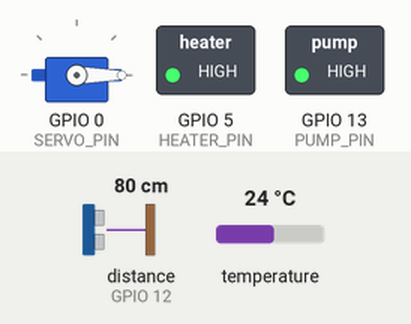
A sketch run on a simulated ESP8266 (NodeMCU). On the bench: servo, switched loads named in the sketch (green lamp = pin HIGH). Wiring (inferred from the names in the program): ultrasonic range finder: trigger GPIO 14; echo GPIO 12. The inputs (shaded band) are chosen by the test bench; at power-on: temperature 24 °C, distance to the obstacle (sensor on GPIO 12) 80 cm. The echo pulse lasts 58.3 µs per cm; WiFi joins after 1.5 s; servers stay silent unless stated; network time is answered at once with the bench clock; the local clock reads 2024-03-15 10:24:30 at power-on unless the sketch sets it; the Firebase database answers and starts empty; pins used as bus, display or sensor lines are not drawn; what the sketch prints to the serial monitor is not drawn.

Above: at 3.0 s.
3.1 s: temperature set to 18.5 °C
5.7 s: temperature set to 17.2 °C
At 7.23 s:
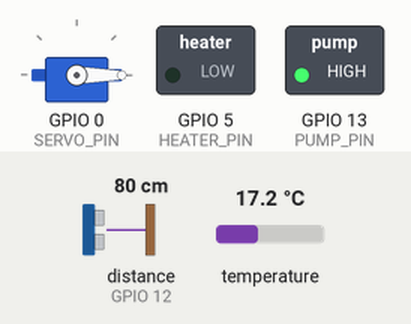
20.8 s: temperature set to 19 °C
At 21.4 s:
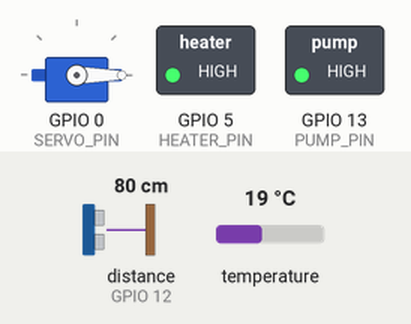
22.8 s: temperature set to 12 °C
At 25.39 s:
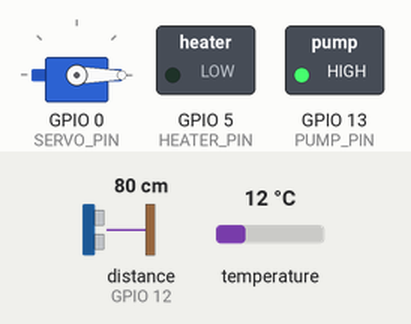
Timing chart, 0 to 30.0 s (numbered marks = the images above; inputs shaded):
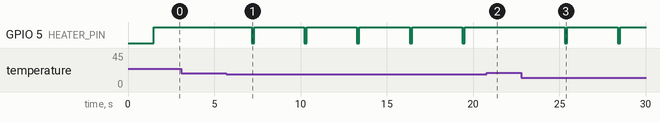

Measured:
- the behaviour switches between 18 and 17.9 °C on temperature (found by bisection; images 0 and 1)
- after the input at 3.1 s, every drawn part: stays the same
- after the input at 5.7 s, GPIO 5 (HEATER_PIN): alternates HIGH for 2.9 s and LOW for 0.15 s, starting after 1.5 s
- after the input at 20.8 s, GPIO 5 (HEATER_PIN): stays HIGH (without the input it goes to LOW after 1.6 s)
- after the input at 22.8 s, GPIO 5 (HEATER_PIN): alternates HIGH for 2.9 s and LOW for 0.15 s, starting after 2.5 s

The sketch:

Aquarium-Monitoring.ino
```cpp
/**************************************************************
  - Bài tập môn học Cơ sở đo lường & điều khiển số -

  Chủ đề    : Aquarium Monitoring.
  Kit/MCU   : ESP8266.
  Thành viên: Ngô Minh Khánh  - 18020698 (nhóm trưởng)
              Nguyễn Hữu Hưng - 18020612

***************************************************************
                  TÍNH NĂNG

   DONE: Liên kết ESP8266 vs FireBase
         Liên kết FireBase vs App
         Cho cá ăn bằng nút nhấn trên đt
         Gửi nhiệt độ và khoảng cách đến đt
         Đo nhiệt độ, khoản  g cách
         Điểu khiển sục oxy bằng nút nhấn trên điện thoại
         Sục Oxy
         Tính năng hẹn giờ cho cá ăn và sục oxy
         Hoàn thiện thành hình cho sản phẩm
         Sưởi nước

   TO DO: Thuyết trình

***************************************************************/
#include <OneWire.h>
#include <DallasTemperature.h>
#include <ESP8266WiFi.h>
#include <WiFiUdp.h>
#include <NTPClient.h>
#include <FirebaseArduino.h>  // ArduinoJson version 5
#include <Servo.h>

const String tenWifi = "Wifi name";
const String mkWifi = "Wifi password";
const String urlFirebase = "your Firebase url";
const String secretFirebase = "your Firebase secret";

const int DS18B20_PIN = 4; //D2
const int TRIG_PIN = 14;   //D5
const int ECHO_PIN = 12;   //D6
const int PUMP_PIN = 13;   //D7
const int HEATER_PIN = 5; //D1
const int SERVO_PIN = 0;   //D3

OneWire oneWire(DS18B20_PIN); // digital D2 pin
DallasTemperature sensors(&oneWire);
Servo servo;
WiFiUDP u;
NTPClient n(u,"2.vn.pool.ntp.org",7*3600);

int chieuCaoBe = 20;
float temperature;
int oxyTimer[4] = {0, 0, 0, 0};
int anTimer[4] = {0, 0, 0, 0};
int hours;
int minutes;
int nhietDoMin;

void setup()
{
    Serial.begin(9600);
    ketNoiWifi();
    ketNoiFirebase();
    pinMode(TRIG_PIN, OUTPUT);
    pinMode(ECHO_PIN, INPUT);
    pinMode(PUMP_PIN, OUTPUT);
    pinMode(HEATER_PIN, OUTPUT);
    digitalWrite(PUMP_PIN, HIGH);
    digitalWrite(HEATER_PIN, HIGH);
    sensors.begin();
    servo.attach(SERVO_PIN); //D3
    servo.write(0); // dat o goc 0 do
    int preHours = Firebase.getInt("Hours");
    int preMinutes = Firebase.getInt("Minutes");
    oxyTimer[2] = preHours;
    oxyTimer[3] = preMinutes;
    anTimer[2] = preHours;
    anTimer[3] = preMinutes;

}

void loop()
{
    timer();
    oxy();
    suoi();
    choAn();
    mucNuoc();
    printNhietDo();
    Serial.println(" ------------------------ ");
}

void printNhietDo() {
    Serial.println(String(" Nhiet do: ")+ temperature + String(" °C"));
    Serial.println(String(" Nhiet do min: ")+ nhietDoMin + String(" °C"));
}

void suoi() {
    sensors.requestTemperatures();
    temperature = sensors.getTempCByIndex(0);
    Firebase.setFloat("Nhiet do", temperature);
    String t1 = Firebase.getString("Nhiet do min");
    nhietDoMin = abc(t1);

    Serial.print(" Suoi: ");
    if( (temperature < nhietDoMin) || (temperature < 18) ){
        Serial.println("\"ON\"");
        digitalWrite(HEATER_PIN, LOW);
        Firebase.setString("Suoi", "\"ON\"");
    }
    if( (temperature > nhietDoMin) || (temperature == nhietDoMin) || (temperature > 30) ) {
        Serial.println("\"OFF\"");
        digitalWrite(HEATER_PIN, HIGH);
        Firebase.setString("Suoi", "\"OFF\"");
    }

}

void choAn(){
    String status = Firebase.getString("An");
    if(status == "\"ON\"") {
        servo.write(180);
        delay(1000);
        servo.write(0);
        Firebase.setString("An", "\"OFF\"");
    }
  /*
  if(status == "\"ON\"") {
     servo.write(180);
     if(countAn[0] == 0)
         countAn[0] = millis();
     else
         countAn[1] = millis();
  }
  if( (millis() - countAn[0]) > 1000 ) {
     servo.write(0);
     Firebase.setString("An", "\"OFF\"");
     countAn[0] = 0;
  }
  */
    if(status == "\"OFF\"") {
        servo.write(0);
    }
    Serial.print(" Cho an: ");
    Serial.println(status);

}

void mucNuoc() {
    digitalWrite(TRIG_PIN, LOW);
    delayMicroseconds(2);
    digitalWrite(TRIG_PIN, HIGH);
    delayMicroseconds(10);
    digitalWrite(TRIG_PIN, LOW);
    const unsigned long duration= pulseIn(ECHO_PIN, HIGH);
    double distance = duration/29/2;
    distance = chieuCaoBe - distance;
    Firebase.setFloat("Muc nuoc", distance);
    if(duration==0){
        Serial.println("Warning: no pulse from sensor");
    }
    else{
        Serial.print(" Muc nuoc: ");
        Serial.print(distance);
        Serial.println(" cm");
    }
}

void oxy() {
    String status = Firebase.getString("Oxy");
    if(status == "\"ON\"") {
        digitalWrite(PUMP_PIN, LOW);
    }
    if(status == "\"OFF\"") {
        digitalWrite(PUMP_PIN, HIGH);
    }
    Serial.print(" Oxy: ");
    Serial.println(status);
}

void currentTime() {
    n.update();
    hours = n.getHours();
    minutes = n.getMinutes();
    Firebase.setInt("Hours", hours);
    Firebase.setInt("Minutes", minutes);
}

void timer() {
    currentTime();
    Serial.println(String(" Time: ") + hours + String(":") + minutes);
    String oxyTimerEN = Firebase.getString("Oxy Timer_EN");
    int oxyTimerH = Firebase.getString("Oxy Timer_H").toInt();
    int oxyTimerM = Firebase.getString("Oxy Timer_M").toInt();
    //Serial.print(" O:");
    //printArr(oxyTimer);
    swapArr(oxyTimer);
    oxyTimer[2] = hours;
    oxyTimer[3] = minutes;
    if(oxyTimerEN == "true") {
        if ( (hours==oxyTimerH) && (minutes==oxyTimerM) ) {
            if( (oxyTimer[0]!=oxyTimer[2]) || (oxyTimer[1]!=oxyTimer[3]) ) {
                Firebase.setString("Oxy", "\"ON\"");
            }
        }
    }
    //Serial.print(" O:");
    //printArr(oxyTimer);

    String anTimerEN = Firebase.getString("An Timer_EN");
    int anTimerH = Firebase.getString("An Timer_H").toInt();
    int anTimerM = Firebase.getString("An Timer_M").toInt();
    //Serial.print(" A:");
    //printArr(anTimer);
    swapArr(anTimer);
    anTimer[2] = hours;
    anTimer[3] = minutes;
    if(anTimerEN == "true") {
        if ( (hours==anTimerH) && (minutes==anTimerM) ) {
            if( (anTimer[0]!=anTimer[2]) || (anTimer[1]!=anTimer[3]) ) {
                Firebase.setString("An", "\"ON\"");
             }
        }
    }
    //Serial.print(" A:");
    //printArr(anTimer);
}

void swapArr(int a[]) {
    int t1 = a[0];
    a[0] = a[2];
    a[2] = t1;

    int t2 = a[1];
    a[1] = a[3];
    a[3] = t2;
}

int abc(String a) {
    int n = a.length();
    char char1[n];
    strcpy(char1, a.c_str());

    a = "";
    for(int i = 1; i < n-1; i++) {
        a += char1[i];
    }
    return a.toInt();
}

void printArr(int a[]) {
    Serial.print(" ");
    for(int i = 0; i < 4; i++) {
        Serial.print(a[i]);
        Serial.print("|");
    }
    Serial.println("");
}

void ketNoiWifi() {
    Serial.println(" Bat dau ket noi wifi");
    WiFi.begin(tenWifi,mkWifi);
    while(!(WiFi.status() == WL_CONNECTED)) {
        delay(500);
        Serial.print("...");
    }

    Serial.println("");
    Serial.println(" Ket noi thanh cong") ;
}

void ketNoiFirebase() {
    Firebase.begin(urlFirebase,secretFirebase);
}
```
